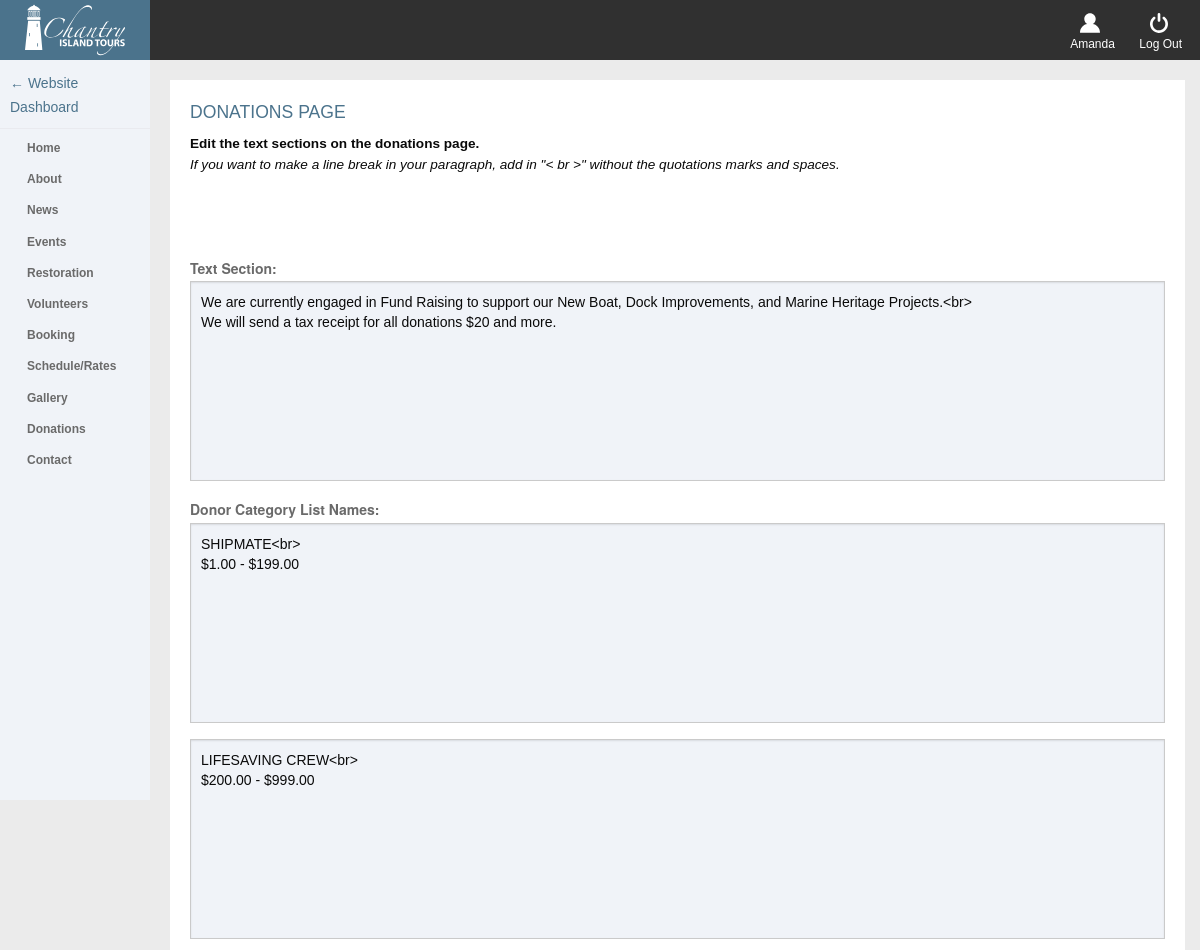
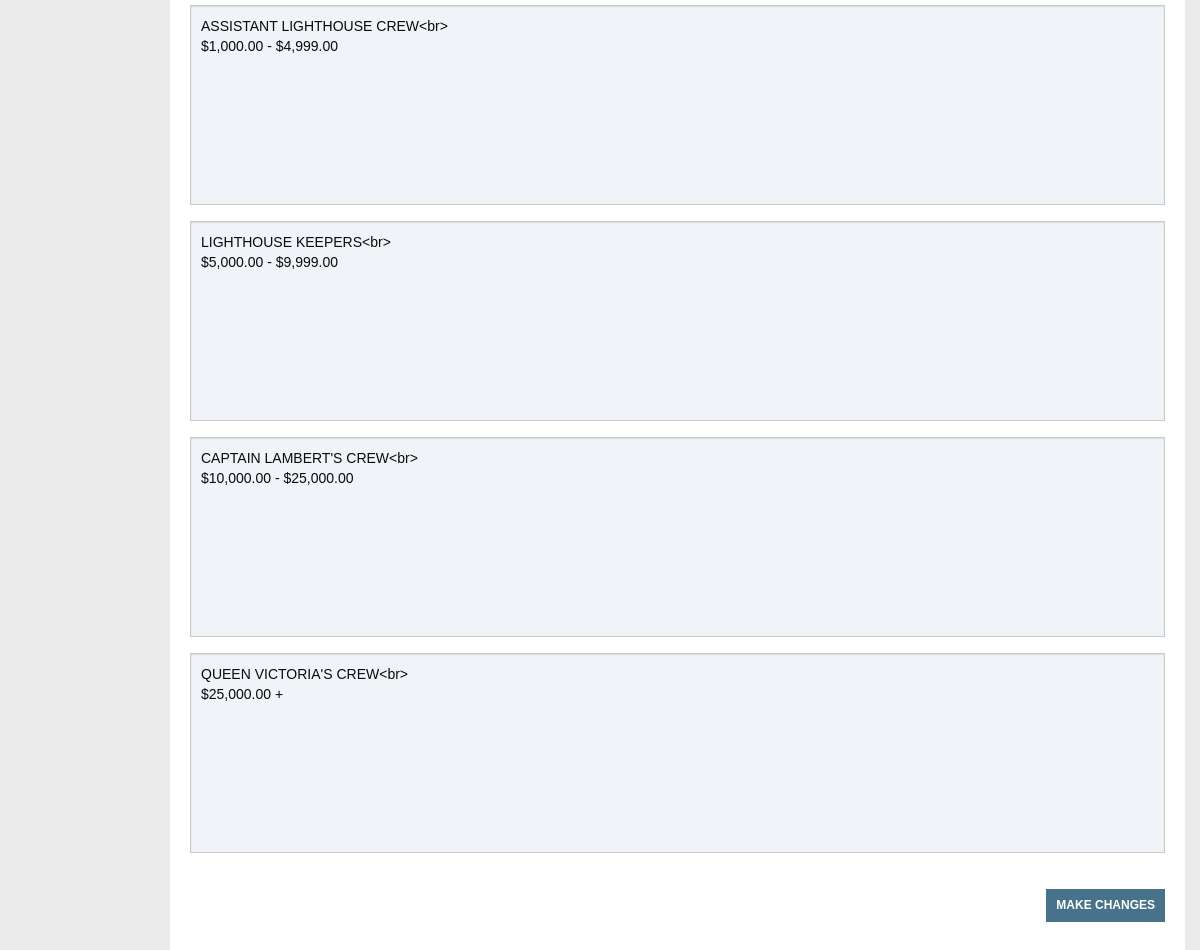
The page /admin/admin_donations.php (signed in) on the database its author committed (2 pictures, top to bottom).
### tables this page shows
CREATE TABLE `tbl_donation` (
  `donation_id` tinyint(1) UNSIGNED NOT NULL,
  `donation_text` text NOT NULL,
  `donation_shipmate` varchar(500) NOT NULL,
  `donation_lifesaving` varchar(500) NOT NULL,
  `donation_assistant` varchar(500) NOT NULL,
  `donation_lighthouse` varchar(500) NOT NULL,
  `donation_captain` varchar(500) NOT NULL,
  `donation_queen` varchar(500) NOT NULL
);

### admin/phpscripts/functions.php (called while the page is built, shortened)
<?php
	function getDonate() {
		include('connect.php');
		$pagestring = "SELECT * FROM tbl_donation";
		$pagequery = mysqli_query($link, $pagestring);
		if ($pagequery) {
			$found_page = mysqli_fetch_array($pagequery, MYSQLI_ASSOC);
			return $found_page;
		} else {
			$message = "<i>There was a problem gathering this information.</i>";
			return $message;
		}
	}
?>

### admin/admin_donations.php (the view, shortened to what this page needs)
<?php
	$popDonate = getDonate();
  require_once("../includes/admin_header.php");
?>
			<div class="holder">
	      	<div class="small-12 medium-12 large-12 columns homeBox">
	      		<h4>Donations Page</h4>
	      		<p><b>Edit the text sections on the donations page.</b><br>
	      		<i>If you want to make a line break in your paragraph, add in "< br >" without the quotations marks and spaces.</i></p><br>
	      		<form action="admin_donations.php" method="post">
						<label><b>Text Section:</b></label>
						<textarea name="textSec"><?php echo $popDonate['donation_text'] ?></textarea>
						<label><b>Donor Category List Names:</b></label>
						<textarea name="shipmate"><?php echo $popDonate['donation_shipmate'] ?></textarea>
						<textarea name="lifesaving"><?php echo $popDonate['donation_lifesaving'] ?></textarea>
						<textarea name="assistant"><?php echo $popDonate['donation_assistant'] ?></textarea>
						<textarea name="lighthouse"><?php echo $popDonate['donation_lighthouse'] ?></textarea>
						<textarea name="captain"><?php echo $popDonate['donation_captain'] ?></textarea>
						<textarea name="queen"><?php echo $popDonate['donation_queen'] ?></textarea>
						<input type="submit" name="submit" value="Make Changes">
					</form>
	      	</div>
			</div>
<?php
  require_once("../includes/admin_footer.php");
?>

### css/admin.css (style rules this page uses)
body { background-color: #ebebeb; }
p { font-family: 'MyriadPro-Regular', sans-serif; text-align: justify; font-size: 0.85em; }
.holder { padding: 80px 15px 10px 170px; }
input[type="submit"] { float: right; border: none; text-transform: uppercase; padding: 10px; background-color: #48728a; color: #fff; font-size: 12px; font-weight: 900; cursor: pointer; margin: 20px 0 20px 0; }
.holder form { margin-top: 40px; }
.homeBox { background-color: #fff; margin: 0 0 20px 0; padding: 20px; display: inline-block; text-align: left; }
.holder h4 { color: #4b738c; font-family: 'MyriadPro-Bold', sans-serif; text-transform: uppercase; font-size: 1.1em; }
.holder label { color: #6a6a6a; }
.holder textarea { height: 200px; border: 1px solid #cacaca; resize: none; font-family: 'MyriadPro-Regular', sans-serif; font-size: 14px; line-height: 20px; padding: 10px; background-color: #F0F3F8; }

### rows shown on the page
tbl_donation: textSec "We are currently engaged in Fund Raising to support our New Boat, Dock Improvements, and Marine Heritage Projects.<br> We will send a tax receipt for all donations $20 and more.", shipmate "SHIPMATE<br> $1.00 - $199.00", lifesaving "LIFESAVING CREW<br> $200.00 - $999.00", assistant "ASSISTANT LIGHTHOUSE CREW<br> $1,000.00 - $4,999.00", lighthouse "LIGHTHOUSE KEEPERS<br> $5,000.00 - $9,999.00", captain "CAPTAIN LAMBERT'S CREW<br> $10,000.00 - $25,000.00", queen "QUEEN VICTORIA'S CREW<br> $25,000.00 +"

### other values the page prints
$_SESSION['users_name'] "Amanda"
